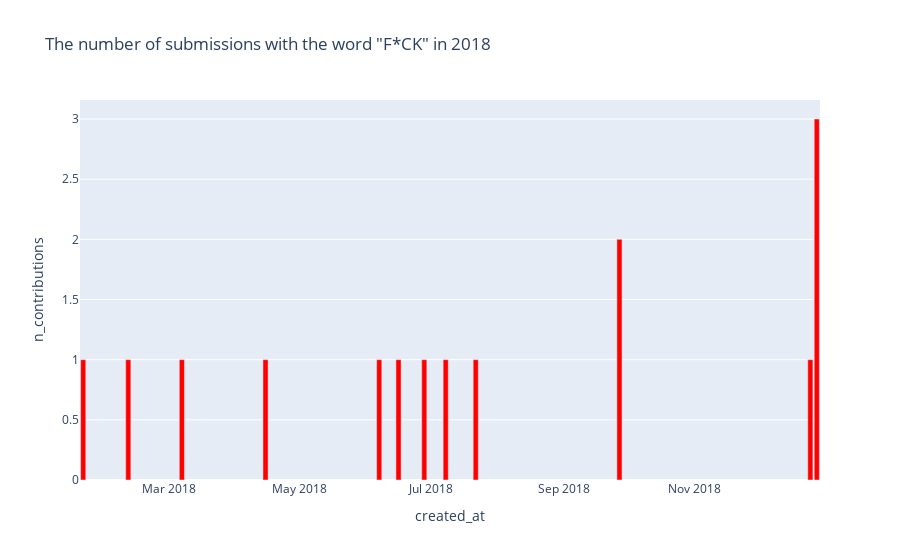

The notebook cell saved with this chart:
### Code cell
df_sub_fuc_contributions = df_sub_fuc.groupby(df_sub_fuc.created_at.dt.date).size().reset_index(name='n_contributions')

fig = px.bar(df_sub_fuc_contributions,
             x='created_at', 
             y='n_contributions', title='The number of submissions with the word "F*CK" in 2018')
fig.update_traces(marker_color='red', marker_line_width=.5, opacity=1, textposition='auto') 
# , marker_line_color='#5296dd'

fig.show()

### Figure 1 — Plotly figure (JSON) as saved in the notebook; plotly's stock layout.template omitted (floating-point values rounded to 4 significant figures)
{"data": [{"alignmentgroup": "True", "hovertemplate": "created_at=%{x}<br>n_contributions=%{y}<extra></extra>", "legendgroup": "", "marker": {"color": "red", "line": {"width": 0.5}, "pattern": {"shape": ""}}, "name": "", "offsetgroup": "", "opacity": 1, "orientation": "v", "showlegend": false, "textposition": "auto", "type": "bar", "x": ["2018-01-20", "2018-02-10", "2018-03-07", "2018-04-15", "2018-06-07", "2018-06-16", "2018-06-28", "2018-07-08", "2018-07-22", "2018-09-27", "2018-12-25", "2018-12-28"], "xaxis": "x", "y": [1, 1, 1, 1, 1, 1, 1, 1, 1, 2, 1, 3], "yaxis": "y"}], "layout": {"barmode": "relative", "legend": {"tracegroupgap": 0}, "title": {"text": "The number of submissions with the word \"F*CK\" in 2018"}, "xaxis": {"anchor": "y", "domain": [0, 1], "title": {"text": "created_at"}}, "yaxis": {"anchor": "x", "domain": [0, 1], "title": {"text": "n_contributions"}}}}
